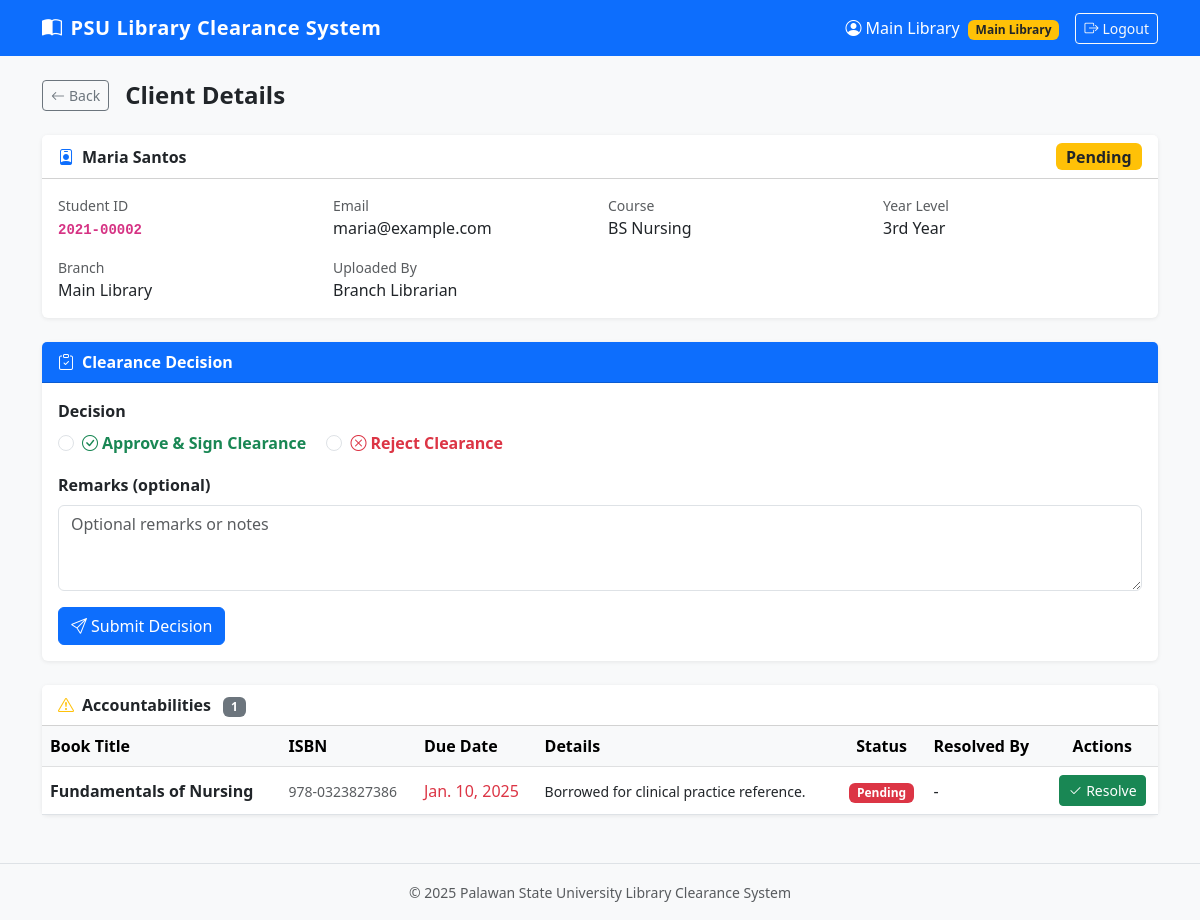
Page /clients/2/ (signed in) on the committed database.
### library/models.py (models this page shows, shortened)
class UserProfile(models.Model):
    ROLE_CHOICES = [
        ('main_library', 'Main Library'),
        ('library_in_charge', 'Library In Charge'),
    ]
    user = models.OneToOneField(User, on_delete=models.CASCADE, related_name='profile')
    role = models.CharField(max_length=30, choices=ROLE_CHOICES)
    branch = models.ForeignKey(Branch, null=True, blank=True, on_delete=models.SET_NULL)

class Client(models.Model):
    STATUS_CHOICES = [
        ('pending', 'Pending'),
        ('cleared', 'Cleared'),
        ('rejected', 'Rejected'),
    ]
    student_id = models.CharField(max_length=50, unique=True)
    first_name = models.CharField(max_length=100)
    last_name = models.CharField(max_length=100)
    email = models.EmailField()
    course = models.CharField(max_length=200, blank=True)
    year_level = models.CharField(max_length=20, blank=True)
    uploaded_by = models.ForeignKey(User, on_delete=models.SET_NULL, null=True, related_name='uploaded_clients')
    branch = models.ForeignKey(Branch, on_delete=models.SET_NULL, null=True, related_name='clients')
    status = models.CharField(max_length=20, choices=STATUS_CHOICES, default='pending')
    clearance_signed = models.BooleanField(default=False)
    remarks = models.TextField(blank=True)
    created_at = models.DateTimeField(auto_now_add=True)
    updated_at = models.DateTimeField(auto_now=True)
    @property
    def full_name(self):
        return f"{self.first_name} {self.last_name}"
    class Meta:
        ordering = ['-created_at']

class Branch(models.Model):
    name = models.CharField(max_length=200)
    code = models.CharField(max_length=20, unique=True)
    created_at = models.DateTimeField(auto_now_add=True)
    class Meta:
        verbose_name_plural = 'Branches'

class Accountability(models.Model):
    client = models.ForeignKey(Client, related_name='accountabilities', on_delete=models.CASCADE)
    book_title = models.CharField(max_length=300)
    isbn = models.CharField(max_length=30, blank=True)
    due_date = models.DateField(null=True, blank=True)
    details = models.TextField(blank=True)
    resolved = models.BooleanField(default=False)
    resolved_at = models.DateTimeField(null=True, blank=True)
    resolved_by = models.ForeignKey(User, on_delete=models.SET_NULL, null=True, blank=True, related_name='resolved_accountabilities')
    created_at = models.DateTimeField(auto_now_add=True)
    added_by = models.ForeignKey(User, on_delete=models.SET_NULL, null=True, related_name='added_accountabilities')
    class Meta:
        ordering = ['resolved', '-created_at']

### library/views.py (the view)
# urls.py: path('clients/<int:pk>/', views.client_detail, name='client_detail'),
@login_required
def client_detail(request, pk):
    client = get_object_or_404(Client, pk=pk)
    role = get_user_role(request.user)
    if role == 'library_in_charge' and client.uploaded_by != request.user:
        messages.error(request, 'Access denied.')
        return redirect('dashboard')
    accountability_form = AccountabilityForm()
    return render(request, 'library/client_detail.html', {
        'client': client,
        'accountability_form': accountability_form,
        'role': role,
    })

### library/forms.py
class AccountabilityForm(forms.ModelForm):
    class Meta:
        model = Accountability
        fields = ['book_title', 'isbn', 'due_date', 'details']
        widgets = {
            'book_title': forms.TextInput(attrs={'class': 'form-control', 'placeholder': 'Full book title'}),
            'isbn': forms.TextInput(attrs={'class': 'form-control', 'placeholder': 'Optional'}),
            'due_date': forms.DateInput(attrs={'class': 'form-control', 'type': 'date'}),
            'details': forms.Textarea(attrs={'class': 'form-control', 'rows': 3, 'placeholder': 'Additional details or notes'}),
        }

### library/views.py (called while the page is built)
def get_user_role(user):
    try:
        return user.profile.role
    except UserProfile.DoesNotExist:
        return None

### library/templates/library/client_detail.html (shortened to what this page needs)
{% extends 'library/base.html' %}
{% block content %}
<div class="d-flex align-items-center mb-4">
    <a href="{% url 'dashboard' %}" class="btn btn-outline-secondary btn-sm me-3">
        <i class="bi bi-arrow-left me-1"></i>Back
    </a>
    <h4 class="fw-bold mb-0">Client Details</h4>
</div>
<div class="card mb-4">
    <div class="card-header bg-white d-flex justify-content-between align-items-center">
        <span class="fw-semibold"><i class="bi bi-person-badge me-2 text-primary"></i>{{ client.full_name }}</span>
        {% if client.status == 'pending' %}
            <span class="badge bg-warning text-dark fs-6">Pending</span>
        {% elif client.status == 'cleared' %}
            <span class="badge bg-success fs-6">Cleared</span>
        {% else %}
            <span class="badge bg-danger fs-6">Rejected</span>
        {% endif %}
    </div>
    <div class="card-body">
        <div class="row g-3">
            <div class="col-md-3">
                <div class="text-muted small">Student ID</div>
                <div class="fw-semibold"><code>{{ client.student_id }}</code></div>
            </div>
            <div class="col-md-3">
                <div class="text-muted small">Email</div>
                <div>{{ client.email }}</div>
            </div>
            <div class="col-md-3">
                <div class="text-muted small">Course</div>
                <div>{{ client.course|default:"-" }}</div>
            </div>
            <div class="col-md-3">
                <div class="text-muted small">Year Level</div>
                <div>{{ client.year_level|default:"-" }}</div>
            </div>
            <div class="col-md-3">
                <div class="text-muted small">Branch</div>
                <div>{{ client.branch.name|default:"-" }}</div>
            </div>
            <div class="col-md-3">
                <div class="text-muted small">Uploaded By</div>
                <div>{{ client.uploaded_by.get_full_name|default:client.uploaded_by.username }}</div>
            </div>
        </div>
    </div>
</div>
{% if role == 'main_library' or request.user.is_superuser %}
{% if client.status == 'pending' %}
<div class="card mb-4 border-primary">
    <div class="card-header bg-primary text-white fw-semibold">
        <i class="bi bi-clipboard-check me-2"></i>Clearance Decision
    </div>
    <div class="card-body">
        <form method="post" action="{% url 'clearance_decide' client.pk %}">
            <div class="mb-3">
                <label class="form-label fw-semibold">Decision</label><br>
                <div class="form-check form-check-inline">
                    <input class="form-check-input" type="radio" name="decision" id="approve" value="approve" required>
                    <label class="form-check-label text-success fw-semibold" for="approve">
                        <i class="bi bi-check-circle me-1"></i>Approve & Sign Clearance
                    </label>
                </div>
                <div class="form-check form-check-inline">
                    <input class="form-check-input" type="radio" name="decision" id="reject" value="reject">
                    <label class="form-check-label text-danger fw-semibold" for="reject">
                        <i class="bi bi-x-circle me-1"></i>Reject Clearance
                    </label>
                </div>
            </div>
            <div class="mb-3">
                <label class="form-label fw-semibold">Remarks (optional)</label>
                <textarea name="remarks" class="form-control" rows="3" placeholder="Optional remarks or notes"></textarea>
            </div>
            <button type="submit" class="btn btn-primary">
                <i class="bi bi-send me-1"></i>Submit Decision
            </button>
        </form>
    </div>
</div>
{% endif %}
{% endif %}
<div class="card mb-4">
    <div class="card-header bg-white fw-semibold">
        <i class="bi bi-exclamation-triangle me-2 text-warning"></i>Accountabilities
        <span class="badge bg-secondary ms-2">{{ client.accountabilities.count }}</span>
    </div>
    <div class="table-responsive">
        <table class="table table-hover mb-0 align-middle">
            <thead class="table-light">
                <tr>
                    <th>Book Title</th>
                    <th>ISBN</th>
                    <th>Due Date</th>
                    <th>Details</th>
                    <th class="text-center">Status</th>
                    <th>Resolved By</th>
                    <th class="text-center">Actions</th>
                </tr>
            </thead>
            <tbody>
            {% for acc in client.accountabilities.all %}
            <tr class="{% if acc.resolved %}table-success{% endif %}">
                <td class="fw-semibold">{{ acc.book_title }}</td>
                <td><small class="text-muted">{{ acc.isbn|default:"-" }}</small></td>
                <td>
                    {% if acc.due_date %}
                        <span class="{% if not acc.resolved %}text-danger{% endif %}">{{ acc.due_date }}</span>
                    {% else %}-{% endif %}
                </td>
                <td><small>{{ acc.details|default:"-" }}</small></td>
                <td class="text-center">
                    {% if acc.resolved %}
                        <span class="badge bg-success">Resolved</span>
                    {% else %}
                        <span class="badge bg-danger">Pending</span>
                    {% endif %}
                </td>
                <td>
                    {% if acc.resolved_by %}
                        <small>{{ acc.resolved_by.get_full_name|default:acc.resolved_by.username }}</small>
                    {% else %}-{% endif %}
                </td>
                <td class="text-center">
                    {% if not acc.resolved %}
                        {% if role == 'library_in_charge' and acc.added_by == request.user %}
                        <form method="post" action="{% url 'accountability_resolve' acc.pk %}" class="d-inline">
                            {% csrf_token %}
                            <button type="submit" class="btn btn-sm btn-success" onclick="return confirm('Mark this as resolved?')">
                                <i class="bi bi-check2 me-1"></i>Resolve
                            </button>
                        </form>
                        {% elif role == 'main_library' or request.user.is_superuser %}
                        <form method="post" action="{% url 'accountability_resolve' acc.pk %}" class="d-inline">
                            <button type="submit" class="btn btn-sm btn-success" onclick="return confirm('Mark this as resolved?')">
                                <i class="bi bi-check2 me-1"></i>Resolve
                            </button>
                        </form>
                        {% endif %}
                    {% else %}
                        <span class="text-muted small">Done</span>
                    {% endif %}
                </td>
            </tr>
            {% empty %}
            <tr><td colspan="7" class="text-center text-muted py-3">No accountabilities recorded.</td></tr>
            {% endfor %}
            </tbody>
        </table>
    </div>
</div>
{% endblock %}

### library/templates/library/base.html (shortened to what this page needs)
<!DOCTYPE html>
<html lang="en">
<head>
    <link href="https://cdn.jsdelivr.net/npm/bootstrap@5.3.0/dist/css/bootstrap.min.css" rel="stylesheet">
    <link href="https://cdn.jsdelivr.net/npm/bootstrap-icons@1.10.5/font/bootstrap-icons.css" rel="stylesheet">
</head>
<body>
{% if user.is_authenticated %}
<nav class="navbar navbar-expand-lg navbar-dark bg-primary mb-4">
    <div class="container">
        <a class="navbar-brand" href="{% url 'dashboard' %}">
            <i class="bi bi-book-half me-2"></i>PSU Library Clearance System
        </a>
        <div class="collapse navbar-collapse" id="navbarNav">
            <ul class="navbar-nav ms-auto align-items-center">
                <li class="nav-item me-3">
                    <span class="navbar-text text-white">
                        <i class="bi bi-person-circle me-1"></i>{{ user.get_full_name|default:user.username }}
                        {% if user.profile %}
                            <span class="badge bg-warning text-dark ms-1">{{ user.profile.get_role_display }}</span>
                        {% endif %}
                    </span>
                </li>
                <li class="nav-item">
                    <a class="btn btn-outline-light btn-sm" href="{% url 'logout' %}">
                        <i class="bi bi-box-arrow-right me-1"></i>Logout
                    </a>
                </li>
            </ul>
        </div>
    </div>
</nav>
{% endif %}
<div class="container mb-5">
    {% block content %}{% endblock %}
</div>
<footer class="py-3 mt-4 text-center text-muted">
    <div class="container">
        <small>&copy; 2025 Palawan State University Library Clearance System</small>
    </div>
</footer>
</body>
</html>

### library/templates/library/base.html (style rules this page uses)
body { background-color: #f8f9fa; }
.navbar-brand { font-weight: 700; letter-spacing: 0.5px; }
.card { border: none; box-shadow: 0 1px 4px rgba(0,0,0,0.08); }
footer { border-top: 1px solid #dee2e6; }

### rows in the picture
Client: full_name "Maria Santos", student_id "2021-00002", email "maria@example.com", course "BS Nursing", year_level "3rd Year", branch.name "Main Library", uploaded_by.get_full_name "Branch Librarian", accountabilities.count "1"
Accountability: book_title "Fundamentals of Nursing", isbn "978-0323827386", due_date "Jan. 10, 2025", details "Borrowed for clinical practice reference.", resolved "Pending"

### other values in the picture
{{ user.get_full_name|default:user.username }} "Main Library"
{{ user.profile.get_role_display }} "Main Library"
